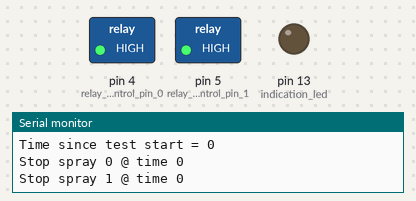
A sketch run on a simulated Arduino Uno, built with avr-gcc and run on an emulated ATmega328P. Shown: switched loads named in the sketch (green lamp = pin HIGH), output pins drawn as LEDs (lit = HIGH), the last lines printed to the serial monitor.

Above: at 0.1 s.
At 60.1 s:
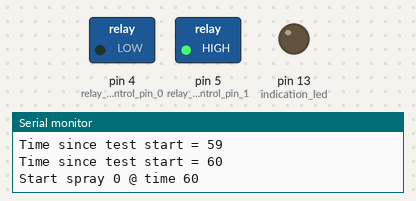
At 120.1 s:
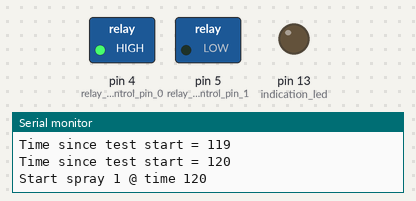
Timing chart, 0 to 126.6 s (numbered marks = the images above):
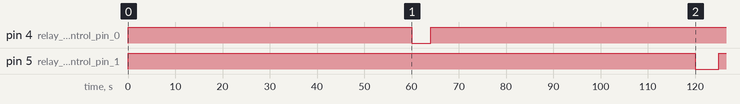

The sketch:

kamper_bucket.ino
```cpp
// Global Variables
// Pins
#define soil_moist_pin_0       A0
#define relay_control_pin_0    4
#define relay_control_pin_1    5
#define indication_led         13

// test defines
//#define ADC_TEST
//#define RELAY_1_TEST
#define TIMER_SPRAYER

// timer sprayer defines
// CURRENT IMPLEMENTATION: Reset Every 3.8hrs & spray both pumps at reset
// reset time in secs
// for 24 hrs reset time = 86400
#define RESET_TIME              13680
// pump start times, define in mins from start of program
#define PUMP0_START_0           1
#define PUMP0_START_1           0
#define PUMP0_START_2           0
#define PUMP0_START_3           0
#define PUMP0_START_4           0
#define PUMP1_START_0           2
#define PUMP1_START_1           0
#define PUMP1_START_2           0
#define PUMP1_START_3           0
#define PUMP1_START_4           0
// run times, define in seconds
#define PUMP0_RUN               4
#define PUMP1_RUN               5
// TEST times
#define TEST_ON_TIME            3
#define TEST_OFF_TIME           5

// Global Variables
// adc test variables
long test_total_ctr = 0;
int test_index_ctr;
int percent_adc_array[20];
float avg_percent_adc;
// timersprayer variables - next start and stop time
long second_total_ctr;
long pump0_start_time;
long pump0_stop_time;
long pump1_start_time;
long pump1_stop_time;


void relay1PinTest(void)
{
  delay((TEST_OFF_TIME - 1) * 1000);
  digitalWrite(relay_control_pin_0, LOW);
  digitalWrite(indication_led, HIGH);
  delay(TEST_ON_TIME * 1000);
  digitalWrite(relay_control_pin_0, HIGH);
  digitalWrite(indication_led, LOW);
}

void rawADCTest(void)
{
  // run test ADC test print
  digitalWrite(indication_led, HIGH);
  // re-init index ctr
  if (test_index_ctr == 20)
    test_index_ctr = 0;
  int raw_adc = analogRead(soil_moist_pin_0);
  float ratio = (float)raw_adc / 1023;
  int percent_adc = ratio * 100;
  percent_adc_array[test_index_ctr] = percent_adc;
  if (test_index_ctr == 19)
  {
    // calculate avg
    avg_percent_adc = 0;
    for (int i = 0; i < 20; i++)
    {
      avg_percent_adc += (float)percent_adc_array[i];
    }
    avg_percent_adc /= 20;
    Serial.print("Test T+");
    Serial.println(test_total_ctr);
    Serial.print("Avg ADC Value: ");
    Serial.print(avg_percent_adc);
    Serial.println("%");
  }
  test_total_ctr++;
  test_index_ctr++;
  digitalWrite(indication_led, LOW);
}

void timerSprayerHandler(void)
{
  if (second_total_ctr == RESET_TIME)
  {
    initTimerSprayer();
  }
  // blink light to on
  digitalWrite(indication_led, HIGH);
  // print timing
  Serial.print("Time since test start = ");
  Serial.println(second_total_ctr);
  // check if this is a flagged watering time or stopping time
  if (second_total_ctr == pump0_start_time)
  {
    // handle pump0
    // calculate stop time
    pump0_stop_time = second_total_ctr + PUMP0_RUN;
    // calculate next start time
    if ((PUMP0_START_1 * 60) > second_total_ctr)
    {
      pump0_start_time = PUMP0_START_1 * 60;
    }
    else if ((PUMP0_START_2 * 60) > second_total_ctr)
    {
      pump0_start_time = PUMP0_START_2 * 60;
    }
    else if ((PUMP0_START_3 * 60) > second_total_ctr)
    {
      pump0_start_time = PUMP0_START_3 * 60;
    }
    else if ((PUMP0_START_4 * 60) > second_total_ctr)
    {
      pump0_start_time = PUMP0_START_4 * 60;
    }
    // turn on sprayer
    Serial.print("Start spray 0 @ time ");
    Serial.println(second_total_ctr);
    digitalWrite(relay_control_pin_0, LOW);
  }
  else if (second_total_ctr == pump0_stop_time)
  {
    // turn off sprayer
    Serial.print("Stop spray 0 @ time ");
    Serial.println(second_total_ctr);
    digitalWrite(relay_control_pin_0, HIGH);
  }

  // handle pump 1
  if (second_total_ctr == pump1_start_time)
  {
    // calculate stop time
    pump1_stop_time = second_total_ctr + PUMP1_RUN;
    // calculate next start time
    if ((PUMP1_START_1 * 60) > second_total_ctr)
    {
      pump1_start_time = PUMP1_START_1 * 60;
    }
    else if ((PUMP1_START_2 * 60) > second_total_ctr)
    {
      pump1_start_time = PUMP1_START_2 * 60;
    }
    else if ((PUMP1_START_3 * 60) > second_total_ctr)
    {
      pump1_start_time = PUMP1_START_3 * 60;
    }
    else if ((PUMP1_START_4 * 60) > second_total_ctr)
    {
      pump1_start_time = PUMP1_START_4 * 60;
    }
    // turn on sprayer
    Serial.print("Start spray 1 @ time ");
    Serial.println(second_total_ctr);
    digitalWrite(relay_control_pin_1, LOW);
  }
  else if (second_total_ctr == pump1_stop_time)
  {
    // turn off sprayer
    Serial.print("Stop spray 1 @ time ");
    Serial.println(second_total_ctr);
    digitalWrite(relay_control_pin_1, HIGH);
  }

  // counter and LED
  second_total_ctr++;
  // blink light off
  digitalWrite(indication_led, LOW);
}

// initialize first start times
void initTimerSprayer(void)
{
  // initialize second counter
  second_total_ctr = 0;
#ifdef PUMP0_START_0
  pump0_start_time = PUMP0_START_0 * 60;
#endif // PUMP0_START_0
#ifdef PUMP1_START_0
  pump1_start_time = PUMP1_START_0 * 60;
#endif // PUMP1_START_0
}

void setup() {
  // Setup Serial Port for Debug Output
  Serial.begin(38400);
  Serial.print("Arduino # = ");
  Serial.println(ARDUINO);
  // setup output relay 0 pin on D4, default high
  pinMode(relay_control_pin_0, OUTPUT);
  digitalWrite(relay_control_pin_0, HIGH);
  // setup output relay 1 pin on D5, default high
  pinMode(relay_control_pin_1, OUTPUT);
  digitalWrite(relay_control_pin_1, HIGH);
  // setup led
  pinMode(indication_led, OUTPUT);
  digitalWrite(indication_led, LOW);
#ifdef ADC_TEST
  // initialize test_index_ctr for adc test
  test_index_ctr = 0;
# endif // ADC_TEST
#ifdef TIMER_SPRAYER
  // initialize second counter
  // initialize first start times
  initTimerSprayer();
#endif // TIMER_SPRAYER
}

void loop() {
#ifdef ADC_TEST
  rawADCTest();
#endif //ADC_TEST
#ifdef RELAY_1_TEST
  relay1PinTest();
#endif // RELAY_1_TEST
#ifdef TIMER_SPRAYER
  timerSprayerHandler();
#endif // TIMER_SPRAYER
  delay(1000);
}
```

Measured:
- by itself, pin 4 (relay_control_pin_0): HIGH → LOW at 60.0 s, → HIGH 4.0 s later
- by itself, pin 5 (relay_control_pin_1): HIGH → LOW at 120 s, → HIGH 5.0 s later
